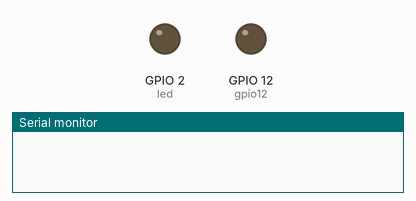
Recording of a sketch running on a simulated ESP8266 (NodeMCU). Parts: output pins drawn as LEDs (lit = HIGH), the last lines printed to the serial monitor. WiFi joins after 1.5 s; servers stay silent unless stated; uploads are accepted with an empty reply.

Above: at 0.1 s.
At 2.0 s:
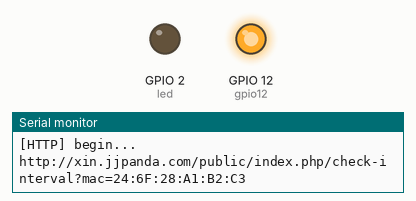
Timing chart, 0 to 3.5 s (numbered marks = the images above):
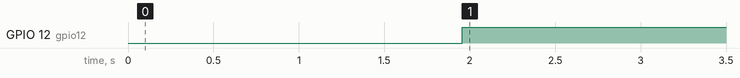

Measured:
- by itself, GPIO 12 (gpio12): LOW → HIGH at 2.0 s

The sketch:

xin_01.ino
```cpp
#include <FS.h>
#include <ESP8266WiFi.h>
#include <ESP8266WiFiMulti.h>
#include <ArduinoJson.h>
#include <DNSServer.h>
#include <ESP8266WebServer.h>
#include <WiFiManager.h>
#include <ESP8266HTTPClient.h>
#include <ESP8266httpUpdate.h>

ESP8266WiFiMulti WiFiMulti;

char http_server[40];

bool shouldSaveConfig = false;
int delayInterval = 3000;

int led = 2;
//GPION12 => D6
int gpio12 = 12;

void setup() {
  Serial.begin(9600);

  WiFiManager wifiManager;

  //reset saved settings need for debug for production uncomment for debug
  //wifiManager.resetSettings();


  wifiManager.autoConnect();
  pinMode(led, OUTPUT);
  pinMode(gpio12, OUTPUT);


  while(!checkDevice()) {
    delay(3000);
  }

}

/**
 * Check device, if device not find our database, then add it.
 * return boolean, if device find or was add, will be return true, else return false.
 */
bool checkDevice() {
    if ((WiFiMulti.run() == WL_CONNECTED)) {

      HTTPClient http;
      int httpCode = 0;

      String mac =  WiFi.macAddress();
      String addDeviceQuery = "http://xin.jjpanda.com/public/index.php/install/device?mac=";

      http.begin(addDeviceQuery + mac);
      httpCode = http.GET();

      if (httpCode == 201) {
        Serial.println("Saved device");
      }

      if (httpCode == 200) {
        Serial.println("DB have device");
      }

      if (httpCode == 0) {
        Serial.println("Error: http code 0");
      }

      return true;
    } else {

      return false;

    }
}

void updateFirmware(String mac){

    if ((WiFiMulti.run() == WL_CONNECTED)) {

        HTTPClient http;
        t_httpUpdate_return ret = ESPhttpUpdate.update("http://xin.jjpanda.com/public/xin_01.ino.bin");
        String changeStatusQuery = "http://xin.jjpanda.com/public/index.php/update-firmware/change-status?mac=";

        switch (ret) {
            case HTTP_UPDATE_FAILED:
                  Serial.printf("HTTP_UPDATE_FAILD Error (%d): %s\n", ESPhttpUpdate.getLastError(), ESPhttpUpdate.getLastErrorString().c_str());
                  //http://xin.jjpanda.com/public/index.php/update-firmware/change-status?mac=mac&status=0
                  http.begin(changeStatusQuery + mac + "&status=0");
                  http.GET();
              break;

            case HTTP_UPDATE_NO_UPDATES:
                  Serial.println("HTTP_UPDATE_NO_UPDATES\n");
                  //http://xin.jjpanda.com/public/index.php/update-firmware/change-status?mac=mac&status=1
                  http.begin(changeStatusQuery + mac + "&status=1");
                  http.GET();
              break;

            case HTTP_UPDATE_OK:
                  Serial.println("HTTP_UPDATE_OK");
                  //http://xin.jjpanda.com/public/index.php/update-firmware/change-status?mac=mac&status=2
                  http.begin(changeStatusQuery + mac + "&status=2");
                  http.GET();
              break;
        }
    }

}

void loop() {
  int httpCode = 0;

  if((WiFiMulti.run() == WL_CONNECTED)) {

    Serial.println('.');
    HTTPClient http;

    Serial.print("[HTTP] begin...\n");
    String mac =  WiFi.macAddress();

    //check status
    String checkStatusQuery = "http://xin.jjpanda.com/public/index.php/check-interval?mac=";

    http.begin(checkStatusQuery + mac);
    Serial.println(checkStatusQuery + mac);

    httpCode = http.GET();

    if (httpCode > 0) {
      Serial.printf("[HTTP] GET... code: %d\n", httpCode);

      //if http code 204 then disable relay
      if (httpCode == 204) {
          delayInterval = 3000;
          digitalWrite(gpio12, LOW);
      }

      //update firmware
      if (httpCode == 206) {
        updateFirmware(mac);
      }

      //if http code 200 then enable relay
      if (httpCode == 200) {
          String json = http.getString();
          StaticJsonBuffer<200> jsonBuffer;
          JsonObject& object = jsonBuffer.parseObject(json);
          String intervalStr = object["interval"];
          int interval = intervalStr.toInt();

          delayInterval = interval*1000;

          digitalWrite(gpio12, HIGH);

          Serial.println("Active");
      }

      //if http code 500 then disable relay
      if (httpCode == 500) {
          delayInterval = 5000;
          digitalWrite(gpio12, LOW);
      }

    } else {

      delayInterval = 5000;
      Serial.printf("[HTTP] GET... failed, error: %s\n", http.errorToString(httpCode).c_str());

    }
  }

  //digitalWrite(led, HIGH);
  delay(delayInterval);
  //digitalWrite(led, LOW);
}
```
